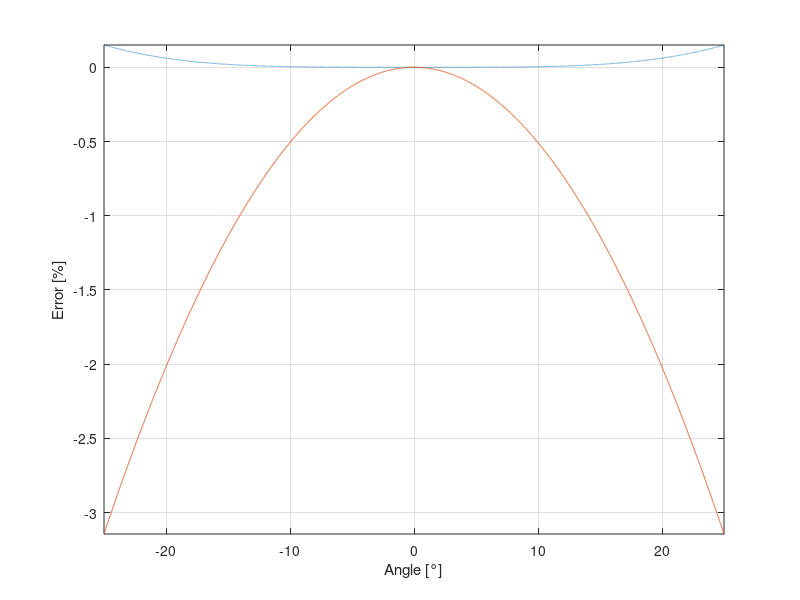
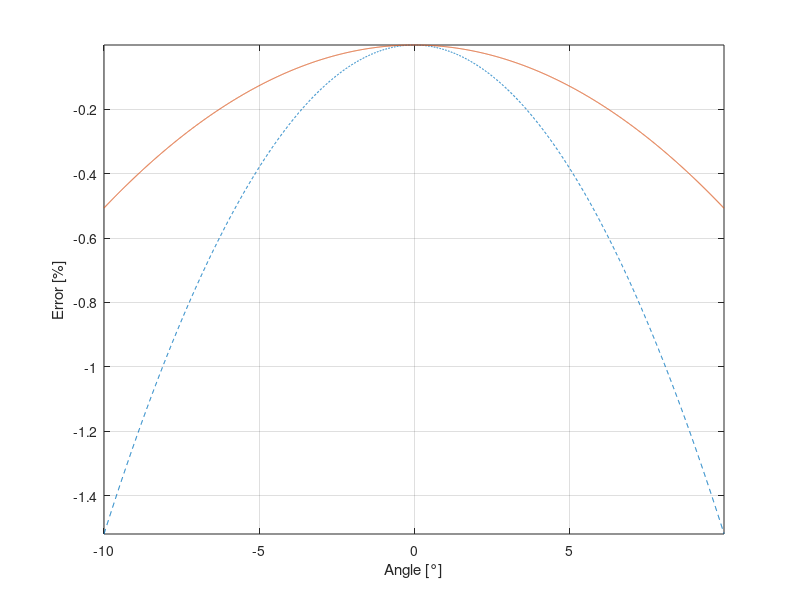

The MATLAB source for these figures, in order:
clear all;

x=-25*pi/180:0.0001:25*pi/180;
X=-10*pi/180:0.0001:10*pi/180;


for k=1:3491;
	if (k ~= 0)
		Y(k)=(sin(-10*pi/180+k*0.0001)-(-10*pi/180+k*0.0001))/(-10*pi/180+k*0.0001)*100;
	else
		Y(k)=0;
	end
end

for k=1:8727;
	if (k~=0)
		y(k)=(sin(-25*pi/180+k*0.0001)-(-25*pi/180+k*0.0001))/(-25*pi/180+k*0.0001)*100;
	else
		y(k)=0;
	end
end

%% approximation with cos=<1-x^2/2
figure
plot(x*180/pi,(cos(x)-(1-x.^2/2))*100, '--', x*180/pi,y);

xlabel('Angle [°]'); ylabel('Error [%]');
axis tight;
grid on;

%% Approximation with cos=>1
figure
plot(X*180/pi,(cos(X)-(1))*100, '--',X*180/pi,Y); 

xlabel('Angle [°]'); ylabel('Error [%]');
axis tight;
grid on;
